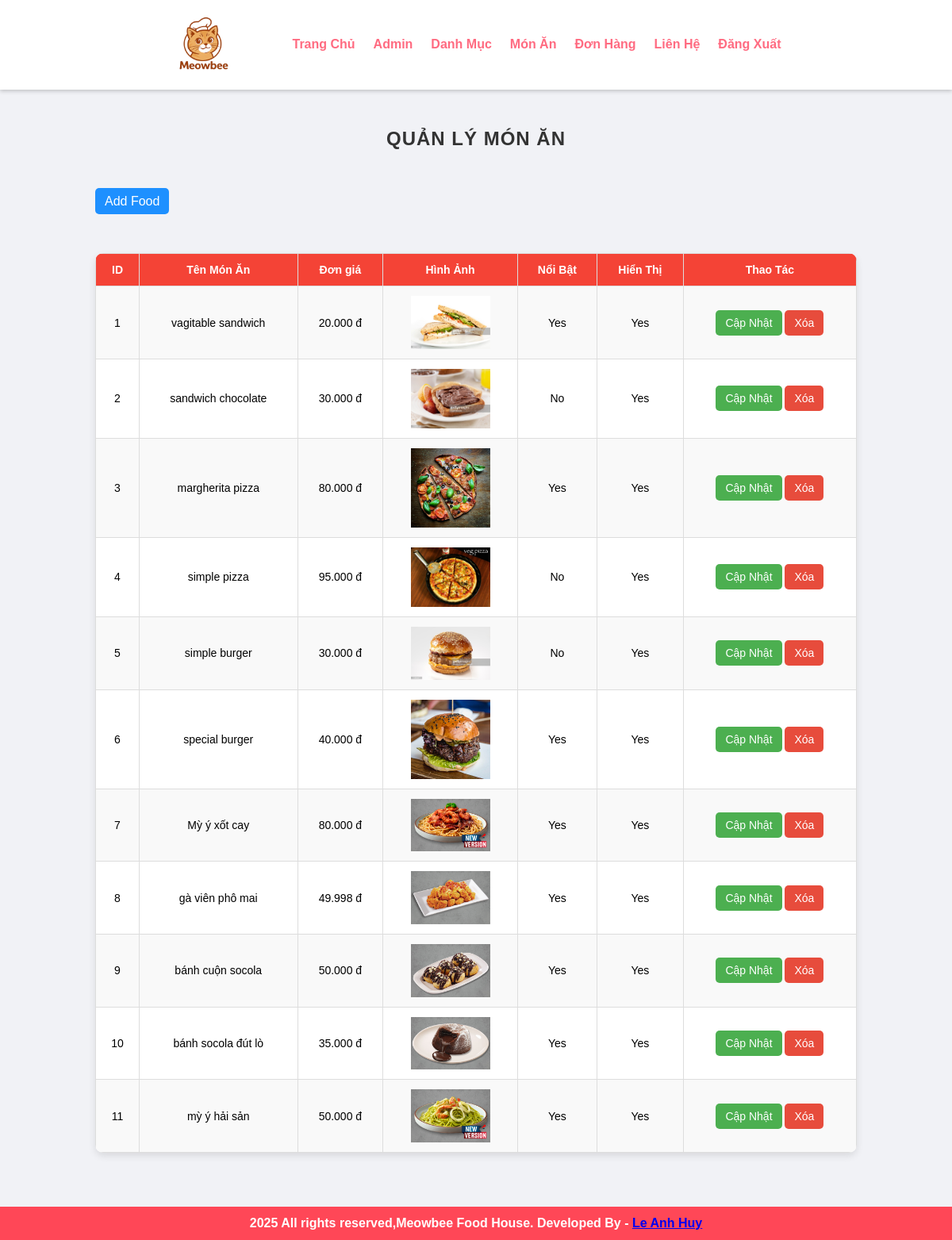
/admin/manage-food.php (signed in), run on the app's committed database.
### tables this page shows
CREATE TABLE `tbl_food` (
  `id` int(10) UNSIGNED NOT NULL,
  `title` varchar(255) NOT NULL,
  `description` text NOT NULL,
  `price` decimal(10,2) NOT NULL,
  `image_name` varchar(255) NOT NULL,
  `category_id` int(10) UNSIGNED NOT NULL,
  `featured` varchar(10) NOT NULL,
  `active` varchar(10) NOT NULL
);

### admin/manage-food.php (the view, shortened to what this page needs)
<?php include('partials/menu.php'); ?>
<div class="main-content">
    <div class="wrapper">
        <h1>Quản Lý Món Ăn</h1>
        <br /><br />
        <a href="<?php echo SITEURL; ?>admin/add-food.php" class="btn-primary">Add Food</a>
        <br /><br /><br />
        <table class="tbl-full">
            <tr>
                <th>ID</th>
                <th>Tên Món Ăn</th>
                <th>Đơn giá</th>
                <th>Hình Ảnh</th>
                <th>Nổi Bật</th>
                <th>Hiển Thị</th>
                <th>Thao Tác</th>
            </tr>
            <?php
                $sql = "SELECT * FROM tbl_food";
                $res = mysqli_query($conn, $sql);
                $count = mysqli_num_rows($res);
                $sn=1;
                if($count>0)
                {
                    while($row=mysqli_fetch_assoc($res))
                    {
                        $id = $row['id'];
                        $title = $row['title'];
                        $price = $row['price'];
                        $image_name = $row['image_name'];
                        $featured = $row['featured'];
                        $active = $row['active'];
                        ?>
                        <tr>
                            <td><?php echo $sn++; ?> </td>
                            <td><?php echo $title; ?></td>
                            <td><?php echo number_format($price, 0, ',', '.'); ?> đ</td>
                            <td>
                                <?php
                                    if($image_name=="")
                                    {
                                        echo "<div class='error'>Image not Added.</div>";
                                    }
                                    else
                                    {
                                        ?>
                                        <img src="<?php echo SITEURL; ?>images/food/<?php echo $image_name; ?>" width="100px">
                                        <?php
                                    }
                                ?>
                            </td>
                            <td><?php echo $featured; ?></td>
                            <td><?php echo $active; ?></td>
                            <td>
                                <a href="<?php echo SITEURL; ?>admin/update-food.php?id=<?php echo $id; ?>" class="btn-secondary">Cập Nhật</a>
                                <a href="<?php echo SITEURL; ?>admin/delete-food.php?id=<?php echo $id; ?>&image_name=<?php echo $image_name; ?>" class="btn-danger">Xóa</a>
                            </td>
                        </tr>
                        <?php
                    }
                }
                else
                {
                    echo "<tr> <td colspan='7' class='error'> Food not Added Yet. </td> </tr>";
                }
            ?>
        </table>
    </div>
</div>
<?php include('partials/footer.php'); ?>

### css/admin.css (style rules this page uses)
* { margin: 0; padding: 0; font-family: Arial, Helvetica, sans-serif; }
.wrapper { padding: 1%; width: 80%; margin: 0 auto; }
.tbl-full { width: 100%; border-collapse: collapse; margin: 20px 0; font-size: 14px; text-align: left; background-color: #fff; border-radius: 10px; overflow: hidden; box-shadow: 0 4px 10px rgba(0, 0, 0, 0.1); }
.tbl-full th, .tbl-full td { border: 1px solid #ddd; padding: 12px; text-align: center; }
.tbl-full th { background-color: #f44336; color: white; font-weight: bold; }
.tbl-full tr:nth-child(even) { background-color: #f9f9f9; }
.tbl-full td { position: relative; padding: 12px; text-align: center; vertical-align: middle; }
.btn-primary { background-color: #1e90ff; color: white; padding: 8px 12px; text-decoration: none; border-radius: 5px; transition: background-color 0.3s ease; }
.btn-secondary { background-color: #4caf50; color: white; padding: 8px 12px; font-size: 14px; text-decoration: none; border-radius: 5px; transition: 0.3s ease; display: inline-block; margin: 5px 0; white-space: nowrap; }
.btn-danger { background-color: #e74c3c; color: white; padding: 8px 12px; text-decoration: none; border-radius: 5px; transition: background-color 0.3s ease; display: inline-block; white-space: nowrap; }
h1 { font-size: 24px; color: #333; text-align: center; margin-bottom: 20px; text-transform: uppercase; letter-spacing: 1px; }
.main-content { background-color: #f1f2f6; padding: 3% 0; }

### data on the page
tbl_food: title "vagitable sandwich", price "20.000", image_name (picture), featured "Yes", active "Yes"
tbl_food: title "sandwich chocolate", price "30.000", image_name (picture), featured "No", active "Yes"
tbl_food: title "margherita pizza", price "80.000", image_name (picture), featured "Yes", active "Yes"
tbl_food: title "simple pizza", price "95.000", image_name (picture), featured "No", active "Yes"
tbl_food: title "simple burger", price "30.000", image_name (picture), featured "No", active "Yes"
tbl_food: title "special burger", price "40.000", image_name (picture), featured "Yes", active "Yes"
tbl_food: title "Mỳ ý xốt cay", price "80.000", image_name (picture), featured "Yes", active "Yes"
tbl_food: title "gà viên phô mai", price "49.998", image_name (picture), featured "Yes", active "Yes"
tbl_food: title "bánh cuộn socola", price "50.000", image_name (picture), featured "Yes", active "Yes"
tbl_food: title "bánh socola đút lò", price "35.000", image_name (picture), featured "Yes", active "Yes"
tbl_food: title "mỳ ý hải sản", price "50.000", image_name (picture), featured "Yes", active "Yes"
